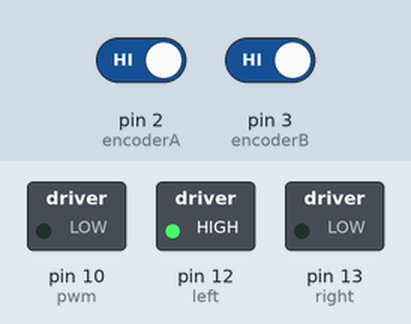
Recording of a sketch running on a simulated Arduino Uno, built with avr-gcc and run on an emulated ATmega328P. On the bench: switched loads named in the sketch (green lamp = pin HIGH). The inputs (shaded band) are chosen by the test bench; at power-on: pin 2 (encoderA) HIGH, pin 3 (encoderB) HIGH. What the sketch prints to the serial monitor is not drawn.

Above: at 0.1 s.
Timing chart, 0 to 1.6 s (numbered marks = the images above):
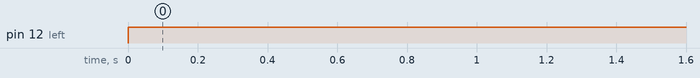

The sketch:

encoder_mattia.ino
```cpp
//Ottenere i pass encoder gestendo due motori per arduino.

//Motore a
#define encoderA 2
#define d_encoderA 4
volatile long EncoderCounterA = 0;

//Motore b
#define encoderB 3
#define d_encoderB 8
volatile long EncoderCounterB = 0;

//Time
#define sampling_time 50 //microseconds
unsigned long oldtime = 0;

//Altre costanti
#define alfa 0.6 //valore di alfa appartenente a [0,1]
#define Kp 0.2
#define Kd 10

//Pin pwm e direzione al ponteh motore A
#define pwm 10
#define left 12
#define right 13

void setup(){
  pinMode(pwm,OUTPUT);
  pinMode(left,OUTPUT);
  pinMode(right, OUTPUT);
  pinMode(encoderA, INPUT);
  digitalWrite(encoderA, HIGH);
  pinMode(d_encoderA, INPUT);
  digitalWrite(d_encoderA, HIGH);
  pinMode(encoderB, INPUT);
  digitalWrite(encoderB, HIGH);
  pinMode(d_encoderB, INPUT);
  digitalWrite(d_encoderB, HIGH);

  //Interrupt Routine
  attachInterrupt(0, doEncoderA, CHANGE);
  attachInterrupt(1, doEncoderB, CHANGE);
  Serial.begin(9600);
  oldtime = micros();
}

void loop()
{
  if(micros()-oldtime > sampling_time){
    oldtime = micros();
    EncoderCounterA = constrain(EncoderCounterA,-1E6,1E6);
    EncoderCounterB = constrain(EncoderCounterB,-1E6,1E6);
    Serial.print(EncoderCounterA,DEC);
    Serial.print(",  ");
    Serial.println(EncoderCounterB,DEC);
    int oldEncoderCounterA = EncoderCounterA;
    int posd = 2100;//Supponiamo venga passato che il motore a si deve muovere di un giro.
    int old = micros();
    //ed = ()/(micros()- old)*Kd;
    int ed = ((EncoderCounterA - oldEncoderCounterA)/(micros()- old))*Kd;
    int ep = (posd - EncoderCounterA)*Kp;
    int errore = ed + ep;
    if(errore >0 )
    { //Una direzione
      errore = constrain(errore, 0, 255);
      digitalWrite(left,HIGH);
      digitalWrite(right, LOW);
    }
    else
      {//Altrimenti gira nell'altro senso
        errore = constrain(errore*-1,0, 255);
        digitalWrite(left,LOW);
        digitalWrite(right,HIGH);
      }
    int u = u*errore;
    analogWrite(pwm, u);

  }

}

//Edited interrupt service routine
void doEncoderA(){
  if(digitalRead(d_encoderA)){
          if(digitalRead(encoderA))
                  EncoderCounterA++;}
         else {
                if(digitalRead(encoderA)) EncoderCounterA--;
                }
         }

//Original interrupt service routine
void doEncoderB(){
  if(digitalRead(d_encoderB)){
          if(digitalRead(encoderB))
                  EncoderCounterB++;}
         else {
                if(digitalRead(encoderB)) EncoderCounterB--;
                }
   }

//Funzione di filtraggio dell'uscita di alimentazione del motore in PWM
float filter(float u)
{
  float uf;
  uf = u*alfa +(1-alfa)*u;
  return uf;
}
```

Measured:
- by itself, pin 12 (left): LOW → HIGH at 0.00 s
